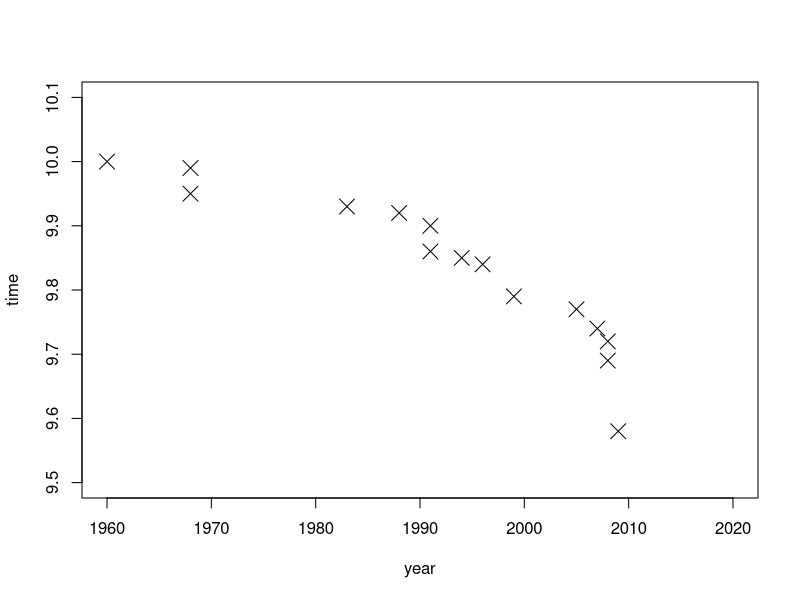
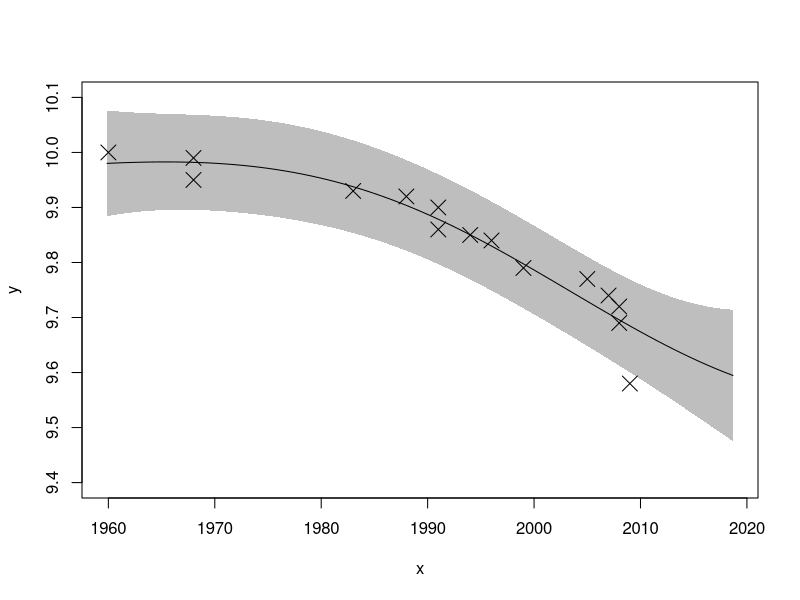
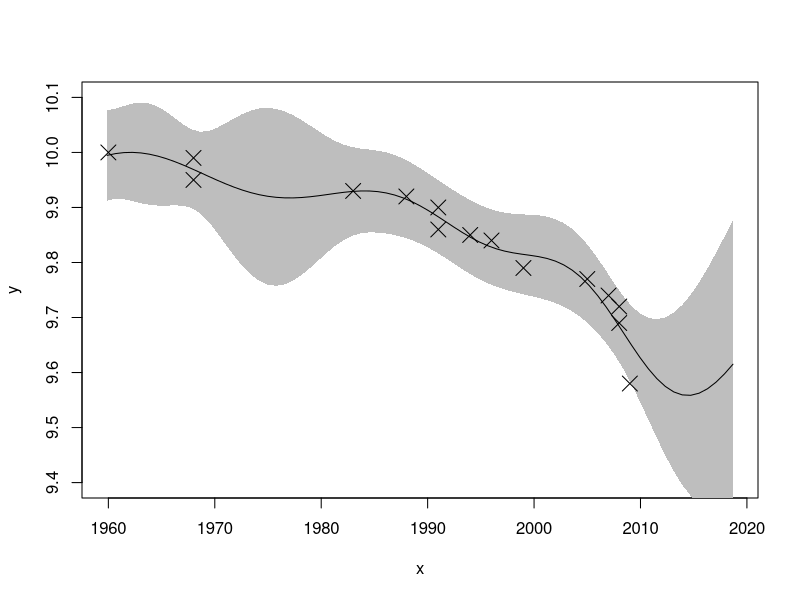
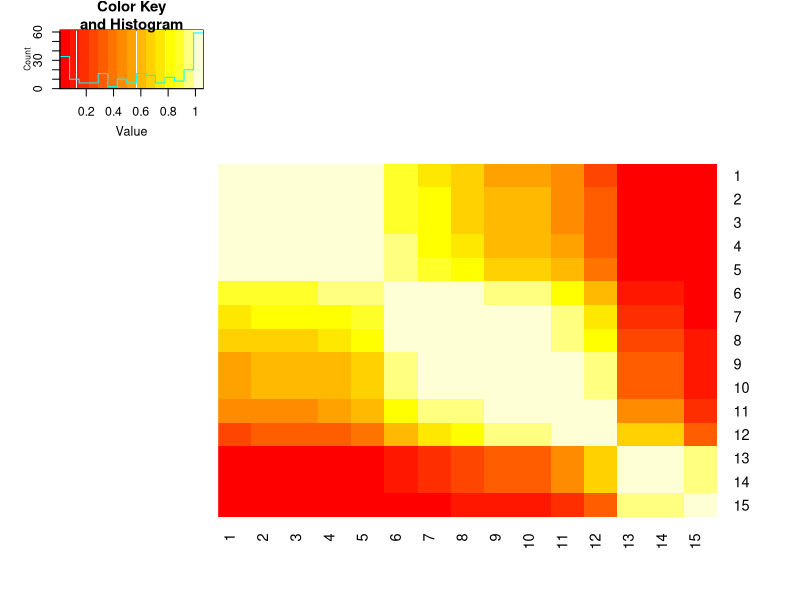
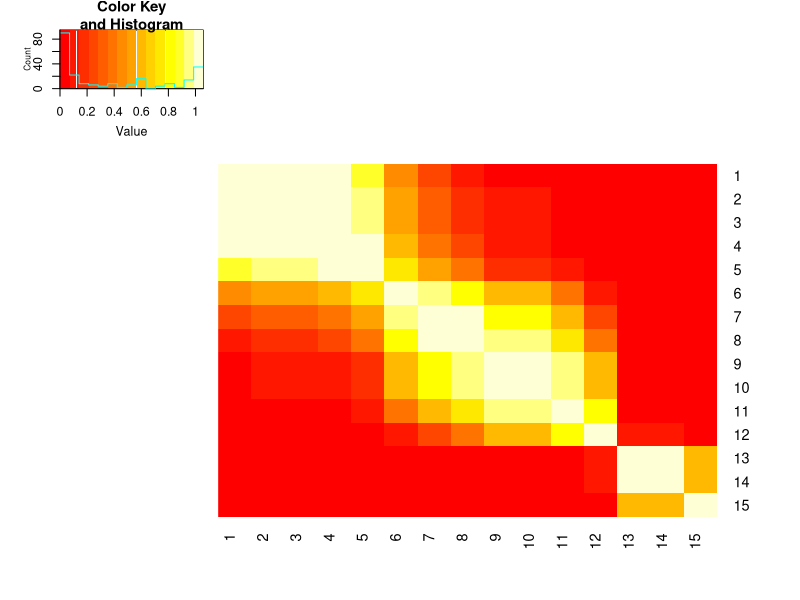
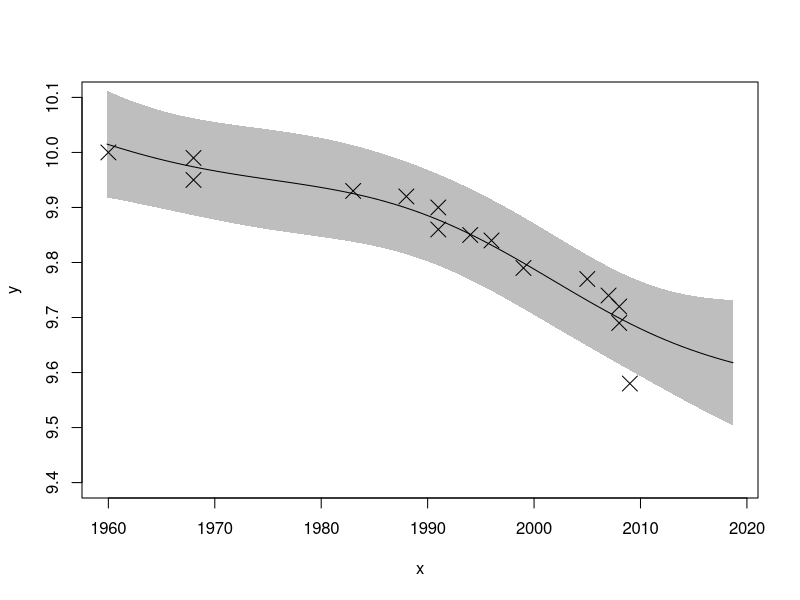
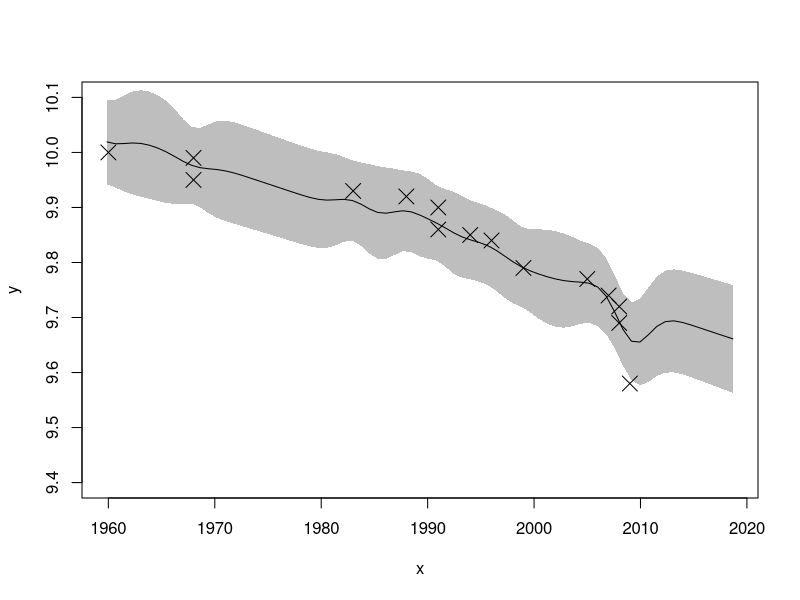
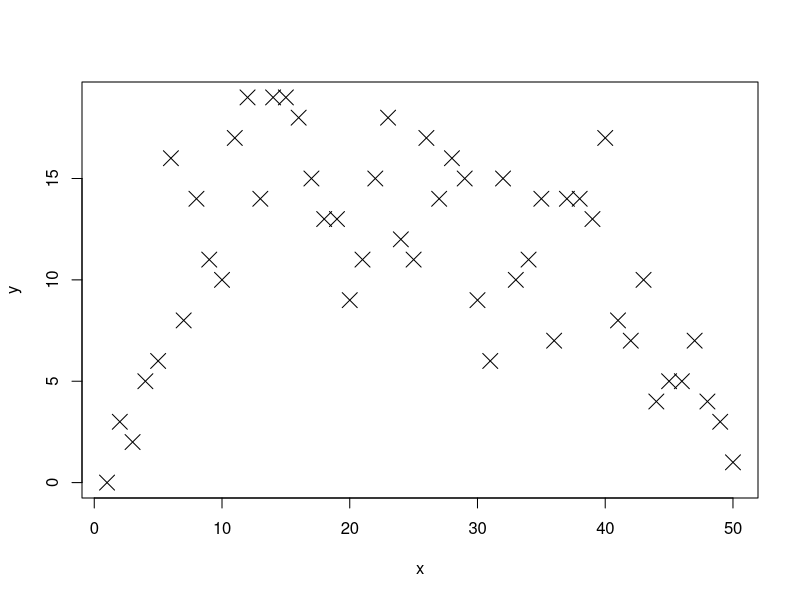

Source code (R) for these figures, in order: (Note: this script raises an error after producing the figures.)
## ---- chunk 1
dat <- read.table("./Data/World_Record.dat", sep = "\t",
                  col.names = c("name", "time", "date"))

dat <- dat[-c(6, 17:21), -1] # ドーピング！
dat$date <- as.integer(gsub(".*, ", "", dat$date))
colnames(dat) <- c("y", "x")
plot(dat$x, dat$y, xlab = "year", ylab = "time", 
     xlim = c(1960, 2020), ylim = c(9.5, 10.1), pch = 4, cex = 2)
## ---- chunk 2
dat <- scale(dat)
scale_pars <- unlist(attributes(dat)[c("scaled:center", "scaled:scale")])
dat <- as.data.frame(dat)
## ---- chunk 3
L <- function(param, x, y) {
   # C <- -nrow(train)/2*log(2*pi)
   C <- 0
   K <- get_cov_mat_exp(x, x, theta1 = param[1], theta2 = param[2])
   diag(K) <- diag(K) + exp(param[3])
   
   return(-log(det(K)) - t(as.matrix(y)) %*% solve(K) %*% as.matrix(y) + C)
}
## ---- chunk 4
get_cov_mat_exp <- function(x1, x2, theta1 = 1, theta2 = 1) {
   
   ## matrixに変換
   x1 <- as.matrix(x1)
   x2 <- as.matrix(x2)
   
   ## 行の組み合わせを作成する
   n <- nrow(x1)
   m <- nrow(x2)
   d <- ncol(x1)
   tmp <- cbind(kronecker(x1, matrix(1, m)), kronecker(matrix(1, n), x2))
   
   ret <- apply(tmp, 1, function(x, d, theta1, theta2) {
      rbf_knl_exp(x[(1:d)], x[(d+1):ncol(tmp)], theta1, theta2) # rbf_knl_expを使う
   }, d, theta1, theta2)
   return(matrix(ret, n, m, byrow = T))
}
## ---- chunk 5
rbf_knl_exp <- function(x1, x2, theta1 = 1, theta2 = 1) {
   exp(theta1) * exp(-norm(x1 - x2, "2")^2/exp(theta2))
}
## ---- chunk 6
get_cov_mat <- function(x1, x2, theta1 = 1, theta2 = 1) {
   
   ## matrixに変換
   x1 <- as.matrix(x1)
   x2 <- as.matrix(x2)
   
   ## 行の組み合わせを作成する
   n <- nrow(x1)
   m <- nrow(x2)
   d <- ncol(x1)
   tmp <- cbind(kronecker(x1, matrix(1, m)), kronecker(matrix(1, n), x2))
   
   ret <- apply(tmp, 1, function(x, d, theta1, theta2) {
      rbf_knl(x[(1:d)], x[(d+1):ncol(tmp)], theta1, theta2)
   }, d, theta1, theta2)
   return(matrix(ret, n, m, byrow = T))
}
## ---- chunk 7
rbf_knl <- function(x1, x2, theta1 = 1, theta2 = 1) {
   theta1 * exp(-norm(x1 - x2, "2")^2/theta2)
}
## ---- chunk 8
param <- c(1, 1, 1)
res_par <- 
   optim(par = optim(par = param, fn = L, x = dat$x, y = dat$y, 
                     control = list(fnscale = -1))$par,
         fn = L, x = dat$x, y = dat$y, control = list(fnscale = -1))
## ---- chunk 9
print(exp(res_par$par), digits = 3)
L(res_par$par, dat$x, dat$y)
## ---- chunk 10
gen_gpreg_plot <- function(param, x, y) {

   min_y <- 9.4
   max_y <- 10.1
   min_x <- -2
   max_x <- 1.7

   test <- seq(min_x, max_x, 0.05)

   theta1 <- exp(param[1])
   theta2 <- exp(param[2])
   theta3 <- exp(param[3])
   
   K       <- get_cov_mat(x, x, theta1 = theta1, theta2 = theta2)
   diag(K) <- diag(K) + theta3
   k       <- get_cov_mat(x, test, theta1 = theta1, theta2 = theta2)
   s       <- get_cov_mat(test, test, theta1 = theta1, theta2 = theta2)
   diag(s) <- diag(s) + theta3
   
   Mu      <- t(k) %*% solve(K) %*% y * scale_pars["scaled:scale.y"] +
      scale_pars["scaled:center.y"]
   Var     <- (s - t(k) %*% solve(K) %*% k) * (scale_pars["scaled:scale.y"])^2
   CI_u    <- Mu + 2 * sqrt(diag(Var))
   CI_l    <- Mu - 2 * sqrt(diag(Var))

   x <- x * scale_pars["scaled:scale.x"] + scale_pars["scaled:center.x"]
   y <- y * scale_pars["scaled:scale.y"] + scale_pars["scaled:center.y"]
   test <- test * scale_pars["scaled:scale.x"] + scale_pars["scaled:center.x"]
   min_x <- min_x * scale_pars["scaled:scale.x"] + scale_pars["scaled:center.x"]
   max_x <- max_x * scale_pars["scaled:scale.x"] + scale_pars["scaled:center.x"]
   xlim <- c(min_x, max_x)
   ylim <- c(min_y, max_y)
   
   plot(x, y, xlim = xlim, ylim = ylim, type = "n")
   polygon(c(test, rev(test)), c(CI_u, rev(CI_l)), col = 'gray', border = NA)
   points(x, y, xlim = xlim, ylim = ylim, xlab = "x", pch = 4, cex = 2)
   lines(test, Mu, xlim = xlim, ylim = ylim, type = "l", ylab = "")

}
## ---- chunk 11
gen_gpreg_plot(res_par$par, dat$x, dat$y)
## ---- chunk 12
book_par <- c(log(1.62), log(0.44), log(0.06))
gen_gpreg_plot(book_par, dat$x, dat$y)
## ---- chunk 13
library(gplots)
a <- get_cov_mat(dat$x, dat$x, res_par$par[1], res_par$par[2])
b <- get_cov_mat(dat$x, dat$x, res_par$par[1], 0.44)
## ---- chunk 14
heatmap.2(a, Rowv = NA, Colv = NA, dendrogram = "none", trace = "none")
heatmap.2(b, Rowv = NA, Colv = NA, dendrogram = "none", trace = "none")
## ---- chunk 15
L2 <- function(param, x, y) {
   # C <- -nrow(train)/2*log(2*pi)
   C <- 0
   K <- get_cov_mat_exp(x, x, theta1 = param[1], theta2 = param[2])
   diag(K) <- diag(K) + exp(param[3])
   K <- K + exp(param[4]) * outer(x, x) # 線形カーネルを追加
   
   return(-log(det(K)) - t(as.matrix(y)) %*% solve(K) %*% as.matrix(y) + C)
}
## ---- chunk 16
param <- c(1, 1, 1, 1)
res_par_2 <- 
   optim(par = optim(par = param, fn = L2, x = dat$x, y = dat$y, 
                     control = list(fnscale = -1))$par,
         fn = L2, x = dat$x, y = dat$y, control = list(fnscale = -1))
## ---- chunk 17
print(exp(res_par_2$par), digits = 3)
L2(res_par_2$par, dat$x, dat$y)
## ---- chunk 18
gen_gpreg_plot_2 <- function(param, x, y) {

   min_y <- 9.4
   max_y <- 10.1
   min_x <- -2
   max_x <- 1.7

   test <- seq(min_x, max_x, 0.05)

   theta1 <- exp(param[1])
   theta2 <- exp(param[2])
   theta3 <- exp(param[3])
   theta4 <- exp(param[4])
   
   K       <- get_cov_mat(x, x, theta1 = theta1, theta2 = theta2)
   diag(K) <- diag(K) + theta3
   K       <- K + theta4 * outer(x, x)
   
   k       <- get_cov_mat(x, test, theta1 = theta1, theta2 = theta2)
   k       <- k + theta4 * outer(x, test)
   
   s       <- get_cov_mat(test, test, theta1 = theta1, theta2 = theta2)
   diag(s) <- diag(s) + theta3
   s       <- s + theta4 * outer(test, test)
   
   Mu      <- t(k) %*% solve(K) %*% y * scale_pars["scaled:scale.y"] +
      scale_pars["scaled:center.y"]
   Var     <- (s - t(k) %*% solve(K) %*% k) * (scale_pars["scaled:scale.y"])^2
   CI_u    <- Mu + 2 * sqrt(diag(Var))
   CI_l    <- Mu - 2 * sqrt(diag(Var))
   
   x <- x * scale_pars["scaled:scale.x"] + scale_pars["scaled:center.x"]
   y <- y * scale_pars["scaled:scale.y"] + scale_pars["scaled:center.y"]
   test <- test * scale_pars["scaled:scale.x"] + scale_pars["scaled:center.x"]
   min_x <- min_x * scale_pars["scaled:scale.x"] + scale_pars["scaled:center.x"]
   max_x <- max_x * scale_pars["scaled:scale.x"] + scale_pars["scaled:center.x"]
   xlim <- c(min_x, max_x)
   ylim <- c(min_y, max_y)
   
   plot(x, y, xlim = xlim, ylim = ylim, type = "n")
   polygon(c(test, rev(test)), c(CI_u, rev(CI_l)), col = 'gray', border = NA)
   points(x, y, xlim = xlim, ylim = ylim, xlab = "x", pch = 4, cex = 2)
   lines(test, Mu, xlim = xlim, ylim = ylim, type = "l", ylab = "")

}
## ---- chunk 19
gen_gpreg_plot_2(res_par_2$par, dat$x, dat$y)
## ---- chunk 20
book_par <- c(log(0.07), log(0.02), log(0.06), log(0.92))
gen_gpreg_plot_2(book_par, dat$x, dat$y)
## ---- chunk 21
dat <- read.table("./Data/kubo.dat", col.names = "y")
plot(dat$y, ylab = "y", xlab = "x", pch = 4, cex = 2)
## ---- chunk 22
dat$x <- 1:length(dat$y)
dat <- scale(dat)
scale_pars <- unlist(attributes(dat)[c("scaled:center", "scaled:scale")])
dat <- as.data.frame(dat)
## ---- chunk 23

## ---- chunk 24
param <- c(1, 1, 1)
res_par_3 <- 
   optim(par = optim(par = param, fn = L, x = dat$x, y = dat$y, 
                     control = list(fnscale = -1))$par,
         fn = L, x = dat$x, y = dat$y, control = list(fnscale = -1))
## ---- chunk 25
print(exp(res_par_3$par), digits = 3)
L(res_par_3$par, dat$x, dat$y)
## ---- chunk 26
gen_gpreg_plot_3 <- function(param, x, y) {

   min_y <- 0
   max_y <- 20
   min_x <- -2
   max_x <- 2

   test <- seq(min_x, max_x, 0.05)

   theta1 <- exp(param[1])
   theta2 <- exp(param[2])
   theta3 <- exp(param[3])

   K       <- get_cov_mat(x, x, theta1 = theta1, theta2 = theta2)
   diag(K) <- diag(K) + theta3

   k       <- get_cov_mat(x, test, theta1 = theta1, theta2 = theta2)

   s       <- get_cov_mat(test, test, theta1 = theta1, theta2 = theta2)
   diag(s) <- diag(s) + theta3

   Mu      <- t(k) %*% solve(K) %*% y * scale_pars["scaled:scale.y"] +
      scale_pars["scaled:center.y"]
   Var     <- (s - t(k) %*% solve(K) %*% k) * sqrt(scale_pars["scaled:scale.y"])
   # CI_u    <- Mu + 2 * sqrt(diag(Var))
   # CI_l    <- Mu - 2 * sqrt(diag(Var))
   CI_u    <- Mu + 0.5 * sqrt(diag(Var))
   CI_l    <- Mu - 0.5 * sqrt(diag(Var))
   
   x <- x * scale_pars["scaled:scale.x"] + scale_pars["scaled:center.x"]
   y <- y * scale_pars["scaled:scale.y"] + scale_pars["scaled:center.y"]
   test <- test * scale_pars["scaled:scale.x"] + scale_pars["scaled:center.x"]
   min_x <- min_x * scale_pars["scaled:scale.x"] + scale_pars["scaled:center.x"]
   max_x <- max_x * scale_pars["scaled:scale.x"] + scale_pars["scaled:center.x"]
   xlim <- c(min_x, max_x)
   ylim <- c(min_y, max_y)
   
   plot(x, y, xlim = xlim, ylim = ylim, type = "n")
   polygon(c(test, rev(test)), c(CI_u, rev(CI_l)), col = 'gray', border = NA)
   points(x, y, xlim = xlim, ylim = ylim, xlab = "x", pch = 4, cex = 2)
   lines(test, Mu, xlim = xlim, ylim = ylim, type = "l", ylab = "")

}
## ---- chunk 27
gen_gpreg_plot_3(res_par_3$par, dat$x, dat$y)
## ---- chunk 28
exp(Mu * y - exp(Mu))
